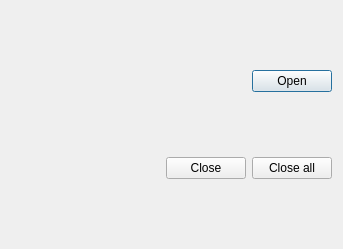
<?xml version="1.0" encoding="UTF-8"?>
<ui version="4.0">
 <class>last_open</class>
 <widget class="QDialog" name="last_open">
  <property name="geometry">
   <rect>
    <x>0</x>
    <y>0</y>
    <width>343</width>
    <height>249</height>
   </rect>
  </property>
  <property name="windowTitle">
   <string>Recent files</string>
  </property>
  <layout class="QVBoxLayout" name="verticalLayout_2">
   <item>
    <layout class="QVBoxLayout" name="verticalLayout">
     <item>
      <layout class="QHBoxLayout" name="horizontalLayout">
       <item>
        <spacer name="horizontalSpacer">
         <property name="orientation">
          <enum>Qt::Horizontal</enum>
         </property>
         <property name="sizeHint" stdset="0">
          <size>
           <width>40</width>
           <height>20</height>
          </size>
         </property>
        </spacer>
       </item>
       <item>
        <widget class="QPushButton" name="open_button">
         <property name="text">
          <string>Open</string>
         </property>
        </widget>
       </item>
      </layout>
     </item>
    </layout>
   </item>
   <item>
    <layout class="QHBoxLayout" name="horizontalLayout_2">
     <item>
      <spacer name="horizontalSpacer_2">
       <property name="orientation">
        <enum>Qt::Horizontal</enum>
       </property>
       <property name="sizeHint" stdset="0">
        <size>
         <width>40</width>
         <height>20</height>
        </size>
       </property>
      </spacer>
     </item>
     <item>
      <widget class="QPushButton" name="close_button">
       <property name="text">
        <string>Close</string>
       </property>
      </widget>
     </item>
     <item>
      <widget class="QPushButton" name="close_all">
       <property name="text">
        <string>Close all</string>
       </property>
      </widget>
     </item>
    </layout>
   </item>
  </layout>
 </widget>
 <resources/>
 <connections/>
</ui>
